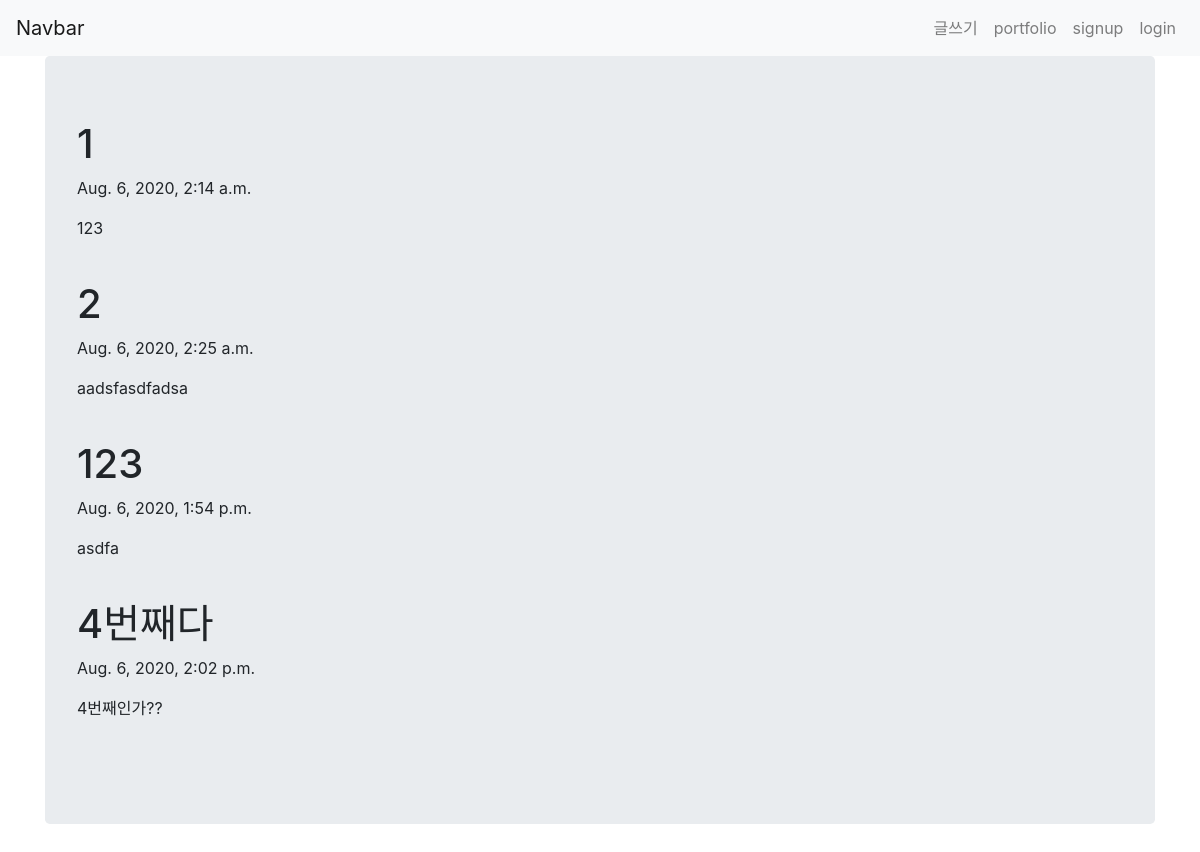
The page /blog/ on the database as committed earlier.
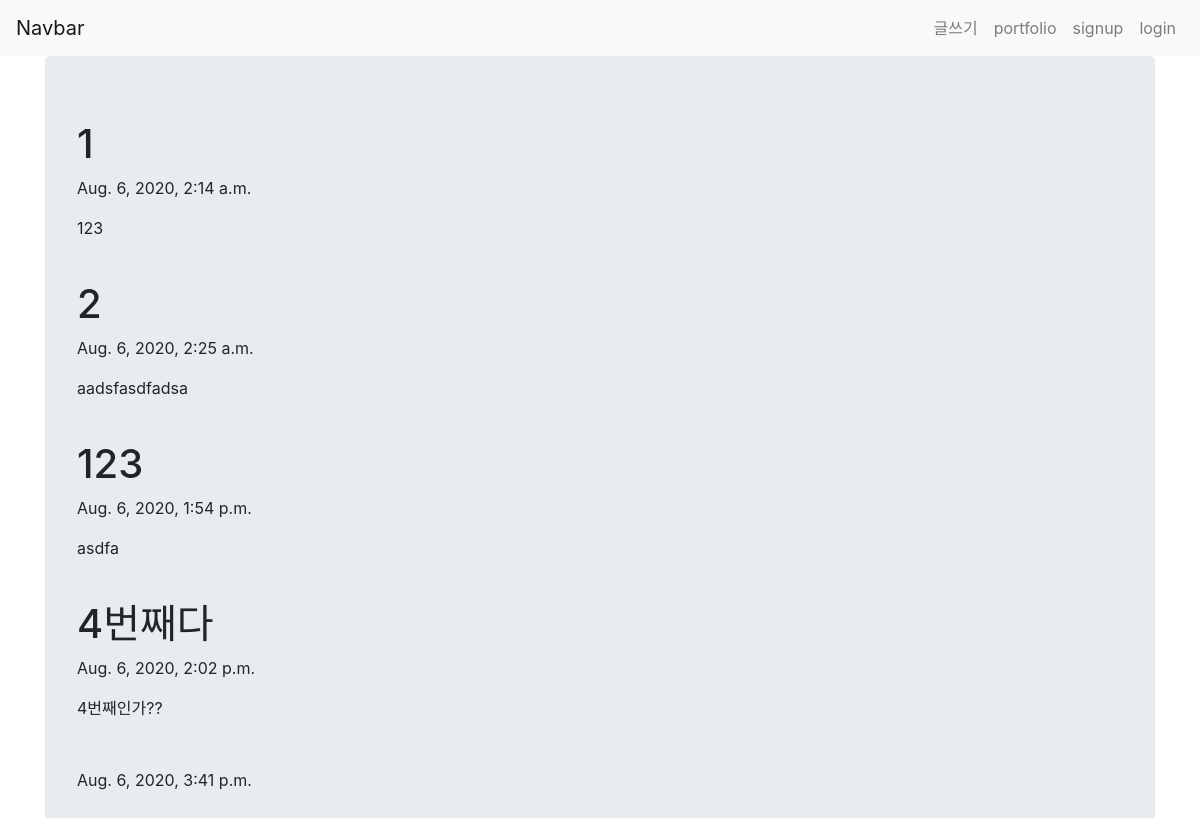
The same page on the database as committed later.
### blog/models.py (models this page shows, shortened)
class Blog(models.Model):
    title = models.CharField(max_length=200)
    pub_date = models.DateTimeField('date published')
    body = models.TextField()

### blog/views.py (the view)
# urls.py: path('',views.home, name='home'),
def home(request):
    blogs = Blog.objects
    return render(request, 'home.html',{'blogs':blogs})

### blog/templates/home.html
{% extends 'base.html' %}
{% block content %}
  <div class="container jumbotron">
    {% for blog in blogs.all %}
    <h1>{{blog.title}}</h1>
    <p>{{blog.pub_date}}</p>
    <p>{{blog.body}}</p>
    <br>
    {%endfor%}
  </div>
{% endblock %}

### thirdproject/templates/base.html (shortened to what this page needs)
<!DOCTYPE html>
<html lang="en">
<head>
  <link rel="stylesheet" href="https://stackpath.bootstrapcdn.com/bootstrap/4.5.1/css/bootstrap.min.css"
>
</head>
<body>
  <nav class="navbar navbar-expand-lg navbar-light bg-light">
    <a class="navbar-brand" href="#">Navbar</a>
    <div class="collapse navbar-collapse" id="navbarNavAltMarkup">
      <div class="navbar-nav ml-auto">
        <a class="nav-item nav-link" href="{% url 'new' %}">글쓰기</span></a>
        <a class="nav-item nav-link" href="{% url 'portfolio' %}">portfolio</span></a>
        {% if user.is_authenticated %}
        <li class="nav-item dropdown">
          <a class="nav-link dropdown-toggle" id="navbarDropdown" role="button" data-toggle="dropdown"
            aria-haspopup="true" aria-expanded="false">환영합니다. {{ user.username }} 님!</a>
          <div class="dropdown-menu" aria-labelledby="navbarDropdown">
            <a class="dropdown-item" href="{% url 'new' %}">글쓰기</a>
            <a class="dropdown-item" href="javascript:{document.getElementById('logout').submit()}">Logout</a>
            <form id="logout" method="POST" action="{% url 'logout' %}">
              {% csrf_token %} <input type="hidden" />
            </form>
          </div>
        </li>
        {% else %}
        <a class="nav-item nav-link" href="{% url 'signup' %}">signup</span></a>
        <a class="nav-item nav-link" href="{% url 'login' %}">login</span></a>
        {% endif %}
      </div>
    </div>
  </nav>
  <div class="container">
    {% block content %}
    {% endblock %}
  </div>
</body>
</html>

Rows that differ between the two databases and show on the page:
added Blog: pub_date "Aug. 6, 2020, 3:41 p.m."
